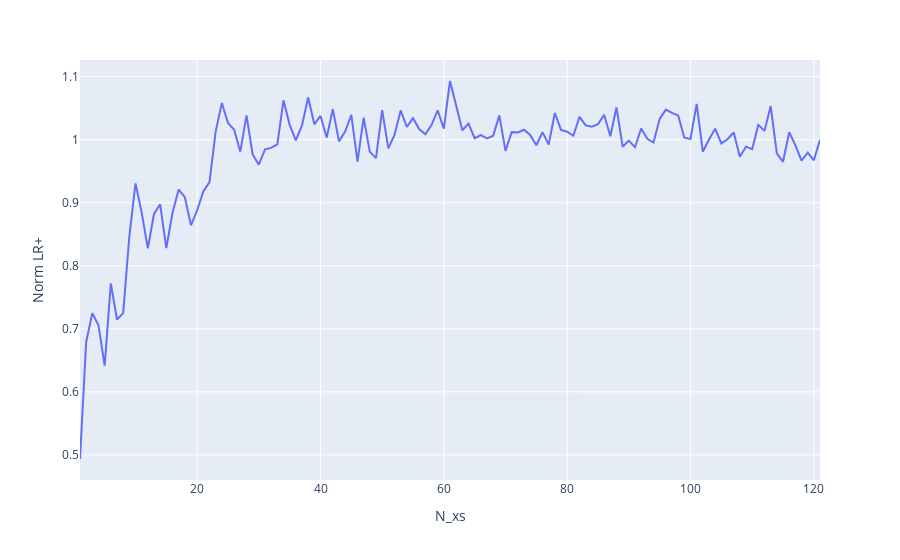

Source (notebook cell):
### Code cell
px.line(tmpdf, x='N_xs', y='Norm LR+')
